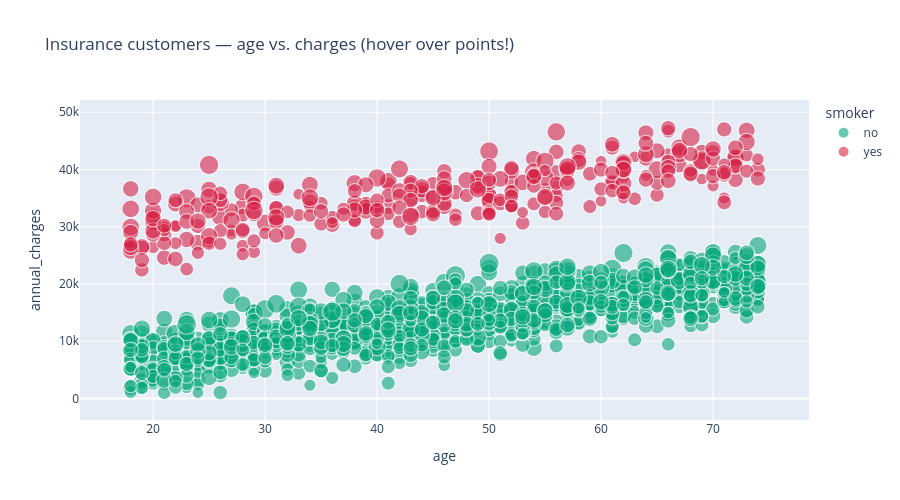

Source (notebook cell):
### Markdown cell above
## 3. `plotly` — Interactive visualization

Where matplotlib/seaborn produce **static images**, Plotly produces **interactive HTML charts** you can zoom, pan, hover, and export. It's the go-to library for dashboards and shareable analyses.

### Code cell
import plotly.express as px

# Same data, but now interactive — try hovering, zooming, clicking the legend
fig = px.scatter(
    df, x='age', y='annual_charges',
    color='smoker', size='bmi',
    hover_data=['policy_id', 'region', 'children'],
    title='Insurance customers — age vs. charges (hover over points!)',
    color_discrete_map={'yes': '#D62246', 'no': '#06A77D'},
    opacity=0.6,
    height=500
)
fig.show()

### Figure 1 — Plotly figure (JSON) as saved in the notebook; plotly's stock layout.template omitted (floating-point values rounded to 4 significant figures; data arrays with more than 128 entries replaced by an {"elided": "..."} marker saying what was removed)
{"data": [{"customdata": {"elided": "1189x3 mixed values"}, "hovertemplate": "smoker=no<br>age=%{x}<br>annual_charges=%{y}<br>bmi=%{marker.size}<br>policy_id=%{customdata[0]}<br>region=%{customdata[1]}<br>children=%{customdata[2]}<extra></extra>", "legendgroup": "no", "marker": {"color": "#06A77D", "opacity": 0.6, "size": {"elided": "1189 float values"}, "sizemode": "area", "sizeref": 0.118, "symbol": "circle"}, "mode": "markers", "name": "no", "showlegend": true, "type": "scattergl", "x": {"elided": "1189 int values"}, "xaxis": "x", "y": {"elided": "1189 float values"}, "yaxis": "y"}, {"customdata": {"elided": "311x3 mixed values"}, "hovertemplate": "smoker=yes<br>age=%{x}<br>annual_charges=%{y}<br>bmi=%{marker.size}<br>policy_id=%{customdata[0]}<br>region=%{customdata[1]}<br>children=%{customdata[2]}<extra></extra>", "legendgroup": "yes", "marker": {"color": "#D62246", "opacity": 0.6, "size": {"elided": "311 float values"}, "sizemode": "area", "sizeref": 0.118, "symbol": "circle"}, "mode": "markers", "name": "yes", "showlegend": true, "type": "scattergl", "x": {"elided": "311 int values"}, "xaxis": "x", "y": {"elided": "311 float values"}, "yaxis": "y"}], "layout": {"height": 500, "legend": {"itemsizing": "constant", "title": {"text": "smoker"}, "tracegroupgap": 0}, "title": {"text": "Insurance customers — age vs. charges (hover over points!)"}, "xaxis": {"anchor": "y", "domain": [0, 1], "title": {"text": "age"}}, "yaxis": {"anchor": "x", "domain": [0, 1], "title": {"text": "annual_charges"}}}}
